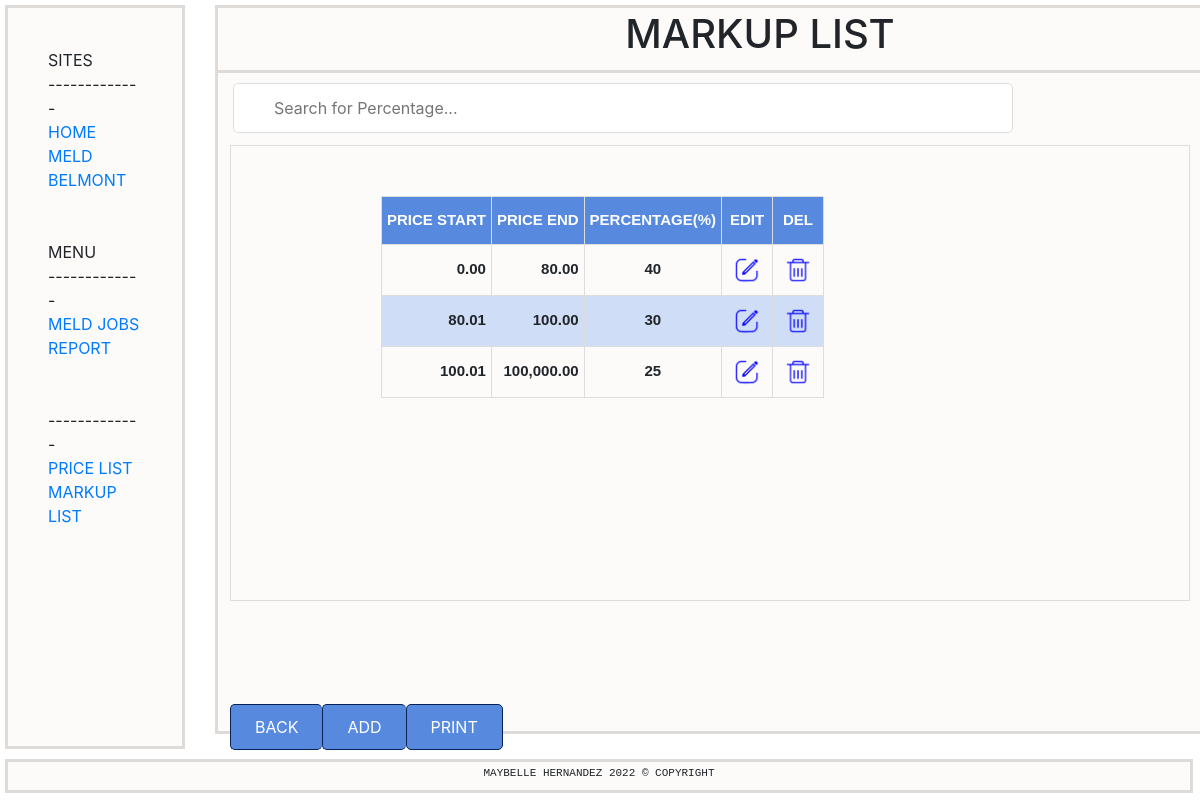
/markuplist.php, run on the app's committed database.
### tables this page shows
CREATE TABLE `markuplist` (
  `id` bigint(10) NOT NULL,
  `price_start` decimal(10,2) NOT NULL,
  `price_end` decimal(10,2) NOT NULL,
  `perc` int(3) NOT NULL,
  `datecreated` datetime NOT NULL DEFAULT current_timestamp(),
  `timestamp` timestamp NOT NULL DEFAULT current_timestamp() ON UPDATE current_timestamp(),
  `active` varchar(1) NOT NULL DEFAULT 'y'
);

### markuplist.php (the view, shortened to what this page needs)
<!DOCTYPE html>
<html>
<head>
	<link rel="stylesheet" type="text/css" href="css/style.css">
	<link rel="stylesheet" href="https://stackpath.bootstrapcdn.com/bootstrap/4.5.2/css/bootstrap.min.css"/>
</head>
<body>
	<nav id="left_panel">
  	<ul class="left_panel_text"> SITES
  		<li> ------------- </li>
  		<li><a href="index.php"> HOME </a></li>
      <li><a href="https://app.propertymeld.com/1885/v/42787/melds/melding/?status%5B%5D=COMPLETED&status%5B%5D=MAINTENANCE_COULD_NOT_COMPLETE&status%5B%5D=MANAGER_CANCELED&status%5B%5D=TENANT_CANCELED&status%5B%5D=VENDOR_COULD_NOT_COMPLETE&ordering=-created" target="_blank"> MELD </a></li>
  		<li><a href="https://www.belmontmanagementgroup.com/" target="_blank"> BELMONT </a></li>
  		<br><br>
  		<li> MENU </li>
  		<li> ------------- </li>
			<li><a href="joblist.php"> MELD JOBS </a></li>
			<li><a href="report.php"> REPORT </a></li>
	  	<br><br>
  		<li> ------------- </li>
			<li><a href="pricelist.php"> PRICE LIST </a></li>
	  	<li><a href="markuplist.php"> MARKUP LIST </a></li>
  	</ul>
  </nav>
	<p id="topcenter_panel">
		<h1 class="topcenter_h1"> MARKUP LIST </h1>
	</p>
	<div id="center_panel">
		<div>
			<input type="text" style="margin: 10px 15px;" id="markupInput" onkeyup="myFunction()" placeholder="Search for Percentage..." title="Type in Percentage">
		</div>
		<div id="table-wrapper">
			<div id="table-scroll">
				<table id='tbl_markup' style="padding: 50px 150px; margin-right: 10px;">
					<tr>
						<th>PRICE START</th>
						<th>PRICE END</th>
						<th style="text-align: center;">PERCENTAGE(%)</th>
						<th style="text-align: center;">EDIT</th>
						<th style="text-align: center;">DEL</th>
					</tr>
					<?php
					$db   = new dbObj();
					$con  = $db->getConnstring();
					$qry = "SELECT * FROM markuplist WHERE active = 'y'";
					$res = $con->query($qry);
					$n = 0;
					while ($row = $res->fetch_row()) {
						echo "<tr>";
						echo "<td class='price_start' style='text-align: right'>".number_format($row[1],2)."</td>";
						echo "<td class='price_end' style='text-align: right'>".number_format($row[2],2)."</td>";
						echo "<td class='perc' style='text-align: center'>$row[3]</td>";
						echo "<td><a href='#' onclick='toggleModal(this,$n)'><img src='img/editIcon.png' style='width:40px;height:40px;'></a></td>";
						echo "<td><a href='#' onclick='removeRow(this)'><img src='img/deleteIcon.png' style='width:40px;height:40px;'></a></td>";
						echo "</tr>";
						$n++;
					}
					?>
				</table>
			</div>
		</div>
		<div id="div-tot-addback">
			<div class="btn-group">
				<button id="btn-back" onclick = "history.back();">BACK</button>
				<button id="btn-add"  onclick = "addRow();">ADD</button>
				<button id="btn-print"  onclick = "print();">PRINT</button>
			</div>
		</div>
	</div>
</body>
<footer id="footer">Maybelle Hernandez 2022 &copy; Copyright</footer>
</html>

### css/style.css (style rules this page uses)
* { box-sizing: border-box; }
body { background: #062354; color: #062354; text-align: center; font-family: "Helvetica Neue", Helvetica, Arial, sans-serif; margin:0; }
input[type=text] { box-sizing: border-box; width: 80%; padding: 10px 5px; margin-top: 15px; margin-right: 15px; border-radius: 5px; }
table { font-size: 16px; font-weight: bold; font-family: Arial, Helvetica, sans-serif; z-index: 100; display: block; padding: 10px; width: 720px; height: 470px; position: absolute; left: 325px; top : 130px; text-align: left; overflow: scroll; }
img { vertical-align: middle; max-width:100%; max-height: 100%; padding: 5px; }
ul { list-style-type: none; }
.left_panel_text { text-align: left; padding: 40px; }
#left_panel { position: fixed; background: #FCFBFA; width: 15%; height: 93%; border: 3px solid #DDDAD7; left: 0px; top : 0px; margin: 5px; }
#topcenter_panel, .topcenter_text { position: fixed; background: #FCFBFA; width: 84%; height: 10%; border: 3px solid #DDDAD7; left: 210px; top : 0px; margin: 5px; text-align: center; font-weight: bold; text-align: center; }
#center_panel { position: fixed; background: #FCFBFA; width: 84%; height: 83%; border: 3px solid #DDDAD7; left: 210px; top : 65px; margin: 5px; }
#footer { position: fixed; background: #FCFBFA; width: 99%; height: 4.3%; border: 3px solid #DDDAD7; left: 0px; bottom: 2px; margin: 5px; text-align: center; font-size: 15px; font-family: "Lucida Console", "Courier New", monospace; font-variant-caps: all-petite-caps; }
.topcenter_h1 { text-align: center; width: 75%; height: 10%; position: absolute; left: 310px; top : 0px; margin-top:10px; }
#priceInput,#markupInput, #jobsInput, #jobdetInput { position:fixed; width: 65%; background-position: 10px 10px; background-repeat: no-repeat; font-size: 16px; padding: 12px 20px 12px 40px; border: 1px solid #ddd; }
#tbl_price, #tbl_jobdet, #tbl_job, #tbl_markup, #tbl_report { position:fixed; top : 145px; left: 230px; width: 80%; height:57%; overflow-x:auto; overflow-y:auto; background: #FCFBFA; background-position: 10px 10px; background-repeat: no-repeat; font-size: 15px; font-family: Arial, Helvetica, sans-serif; border-collapse: collapse; border: 1px solid #ddd; }
#tbl_price td, #tbl_price th,#tbl_markup td, #tbl_markup th, #tbl_jobdet td, #tbl_jobdet th, #tbl_job td, #tbl_job th, #tbl_report td, #tbl_report th { border: 1px solid #ddd; padding: 5px 5px; }
#tbl_price th,#tbl_markup th, #tbl_jobdet th, #tbl_job th, #tbl_report th { padding-top: 12px; padding-bottom: 12px; text-align: left; background-color: #578adf; color: white; }
#tbl_price tr:nth-child(odd),#tbl_markup tr:nth-child(odd), #tbl_jobdet tr:nth-child(odd), #tbl_job tr:nth-child(odd), #tbl_report tr:nth-child(odd) { background-color: #cfddf6; }
#btn-back,#btn-add,#btn-print { border-radius: 5px; }
:root { --background-gradient: linear-gradient(30deg, #f39c12 30%, #f1c40f); --gray: #34495e; --darkgray: #578adf; }
#div-tot-addback { width:65%; position:fixed; bottom:50px; left:230px; }
.btn-group { position: fixed; bottom: 0px; width:20%; }
.btn-group button { background-color: #578adf; border: 1px solid #062354; color: white; padding: 10px 24px; cursor: pointer; }
.btn-group:after { content: ""; clear: both; display: table; }
.btn-group button:not(:last-child) { border-right: none; }

### data on the page
markuplist: price_start "0.00", price_end "80.00", perc "40"
markuplist: price_start "80.01", price_end "100.00", perc "30"
markuplist: price_start "100.01", price_end "100,000.00", perc "25"
